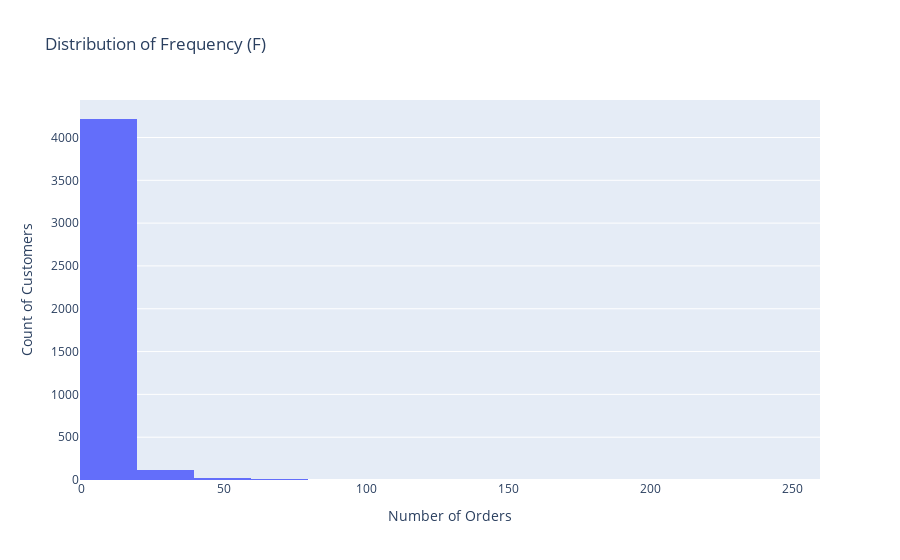

Notebook code cell kept with this figure:
### Code cell
fig_frequency = px.histogram(rfm, x='Frequency', nbins=20, title='Distribution of Frequency (F)')
fig_frequency.update_xaxes(title='Number of Orders')
fig_frequency.update_yaxes(title='Count of Customers')
fig_frequency.show()

### Figure 1 — Plotly figure (JSON) as saved in the notebook; plotly's stock layout.template omitted (floating-point values rounded to 4 significant figures; data arrays with more than 128 entries replaced by an {"elided": "..."} marker saying what was removed)
{"data": [{"alignmentgroup": "True", "bingroup": "x", "hovertemplate": "Frequency=%{x}<br>count=%{y}<extra></extra>", "legendgroup": "", "marker": {"color": "#636efa", "pattern": {"shape": ""}}, "name": "", "nbinsx": 20, "offsetgroup": "", "orientation": "v", "showlegend": false, "type": "histogram", "x": {"elided": "4372 int values"}, "xaxis": "x", "yaxis": "y"}], "layout": {"barmode": "relative", "legend": {"tracegroupgap": 0}, "title": {"text": "Distribution of Frequency (F)"}, "xaxis": {"anchor": "y", "domain": [0, 1], "title": {"text": "Number of Orders"}}, "yaxis": {"anchor": "x", "domain": [0, 1], "title": {"text": "Count of Customers"}}}}
